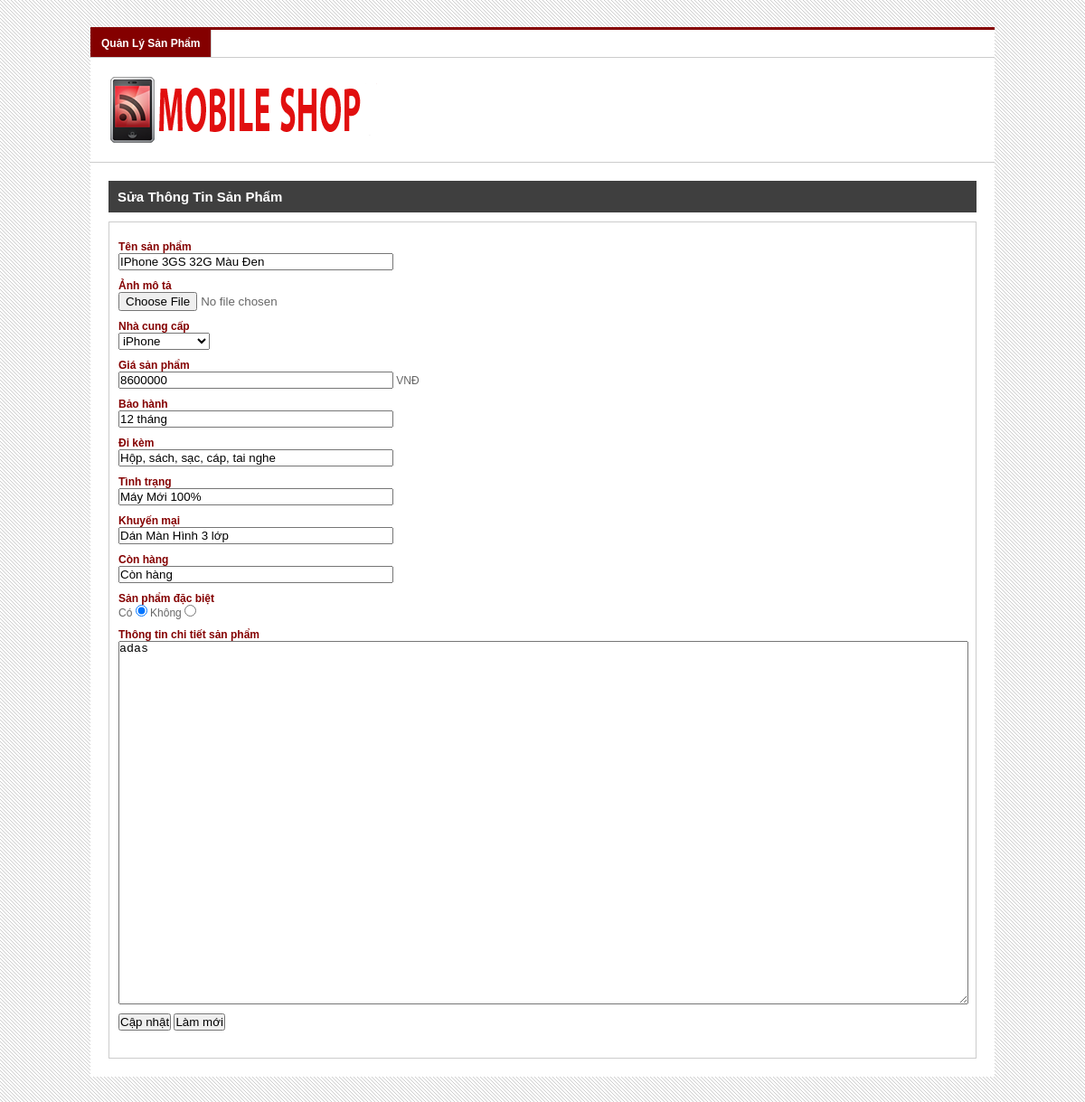
Screenshot of /quantri.php?page_layout=suasp&id_sp=1 (signed in) with the database file from the repository.
### tables this page shows
CREATE TABLE IF NOT EXISTS `sanpham` (
  `id_sp` int(10) NOT NULL,
  `id_dm` int(10) NOT NULL,
  `ten_sp` varchar(255) NOT NULL,
  `anh_sp` varchar(255) NOT NULL,
  `gia_sp` int(10) NOT NULL,
  `bao_hanh` varchar(255) NOT NULL,
  `phu_kien` varchar(255) NOT NULL,
  `tinh_trang` varchar(255) NOT NULL,
  `khuyen_mai` varchar(255) NOT NULL,
  `trang_thai` varchar(255) NOT NULL,
  `dac_biet` int(1) NOT NULL,
  `chi_tiet_sp` text NOT NULL
);

CREATE TABLE IF NOT EXISTS `dmsanpham` (
  `id_dm` int(10) NOT NULL,
  `ten_dm` varchar(255) NOT NULL
);

### suasp.php (the view, shortened to what this page needs)
<?php
$id_sp = $_GET['id_sp'];
$sql = "SELECT * FROM sanpham WHERE id_sp = $id_sp";
$query = mysql_query($sql);
$row = mysql_fetch_array($query);
$sqlDm = "SELECT * FROM dmsanpham";
$queryDm = mysql_query($sqlDm);
?>
<h2>sửa thông tin sản phẩm</h2>
<div id="main">
    <form method="post" enctype="multipart/form-data">
    <table id="add-prd" border="0" cellpadding="0" cellspacing="0">
        <tr>
            <td><label>Tên sản phẩm</label><br /><input type="text" name="ten_sp" value="<?php if(isset($_POST['ten_sp'])){echo $_POST['ten_sp'];}else{echo $row['ten_sp'];}?>" /> <?php if(isset($error_ten_sp)){echo $error_ten_sp;}?></td>
        </tr>
        <tr>
            <td><label>Ảnh mô tả</label><br /><input type="file" name="anh_sp" /> <input type="hidden" name="anh_sp" value="<?php echo $row['anh_sp'];?>" /></td>
        </tr>
        <tr>
            <td><label>Nhà cung cấp</label><br />
                <select name="id_dm">
                	<?php while($rowDm = mysql_fetch_array($queryDm)){?>
                    <option <?php if($rowDm['id_dm'] == $row['id_dm']){echo "selected='selected'";}?> value=<?php echo $rowDm['id_dm'];?>><?php echo $rowDm['ten_dm']?></option>
                    <?php }?>
                </select>
            </td>
        </tr>
        <tr>
            <td><label>Giá sản phẩm</label><br /><input type="text" name="gia_sp" value="<?php if(isset($_POST['gia_sp'])){echo $_POST['gia_sp'];}else{echo $row['gia_sp'];}?>" /> VNĐ <?php if(isset($error_gian_sp)){echo $error_gia_sp;}?></td>
        </tr>
        <tr>
            <td><label>Bảo hành</label><br /><input type="text" name="bao_hanh" value="<?php if(isset($_POST['bao_hanh'])){echo $_POST['bao_hanh'];}else{echo $row['bao_hanh'];}?>" /> <?php if(isset($error_bao_hanh)){echo $error_bao_hanh;}?></td>
        </tr>
        <tr>
            <td><label>Đi kèm</label><br /><input type="text" name="phu_kien" value="<?php if(isset($_POST['phu_kien'])){echo $_POST['phu_kien'];}else{echo $row['phu_kien'];}?>" /> <?php if(isset($error_phu_kien)){echo $error_phu_kien;}?></td>
        </tr>
        <tr>
            <td><label>Tình trạng</label><br /><input type="text" name="tinh_trang" value="<?php if(isset($_POST['tinh_trang'])){echo $_POST['tinh_trang'];}else{echo $row['tinh_trang'];}?>" /> <?php if(isset($error_tinh_trang)){echo $error_tinh_trang;}?></td>
        </tr>
        <tr>
            <td><label>Khuyến mại</label><br /><input type="text" name="khuyen_mai" value="<?php if(isset($_POST['khuyen_mai'])){echo $_POST['khuyen_mai'];}else{echo $row['khuyen_mai'];}?>" /> <?php if(isset($error_khuyen_mai)){echo $error_khuyen_mai;}?></td>
        </tr>
        <tr>
            <td><label>Còn hàng</label><br /><input type="text" name="trang_thai" value="<?php if(isset($_POST['trang_thai'])){echo $_POST['trang_thai'];}else{echo $row['trang_thai'];}?>" /> <?php if(isset($error_trang_thai)){echo $error_trang_thai;}?></td>
        </tr>
        <tr>
            <td><label>Sản phẩm đặc biệt</label><br />Có <input type="radio" name="dac_biet" value=1 <?php if($row['dac_biet'] == 1){echo "checked=checked";}?> /> Không <input type="radio" name="dac_biet" value=0 <?php if($row['dac_biet'] == 0){echo "checked=checked";}?> /></td>
        </tr>
        <tr>
            <td><label>Thông tin chi tiết sản phẩm</label><br />
			<?php
            $sBasePath = $_SERVER['PHP_SELF'] ;
            $sBasePath = substr( $sBasePath, 0, strpos( $sBasePath, "quantri.php" ) ) ;
            $sBasePath = $sBasePath."fckeditor/";
            $oFCKeditor = new FCKeditor('chi_tiet_sp') ;
            $oFCKeditor->BasePath = $sBasePath ;
            if(isset($_POST["chi_tiet_sp"])){
                $oFCKeditor->Value = $_POST["chi_tiet_sp"];
            }
            else{
                $oFCKeditor->Value = $row["chi_tiet_sp"];
            }
            $oFCKeditor->Create() ;
            ?>
             <?php if(isset($error_chi_tiet_sp)){echo $error_chi_tiet_sp;}?></td>
        </tr>
        <tr>
            <td><input type="submit" name="submit" value="Cập nhật" /> <input type="reset" name="reset" value="Làm mới" /></td>
        </tr>
    </table>
    </form>
</div>

### fckeditor/fckeditor_php5.php (shortened to what this page needs)
<?php
function FCKeditor_IsCompatibleBrowser()
{
	if ( isset( $_SERVER ) ) {
		$sAgent = $_SERVER['HTTP_USER_AGENT'] ;
	}
	if ( strpos($sAgent, 'MSIE') !== false && strpos($sAgent, 'mac') === false && strpos($sAgent, 'Opera') === false )
	{
		$iVersion = (float)substr($sAgent, strpos($sAgent, 'MSIE') + 5, 3) ;
		return ($iVersion >= 5.5) ;
	}
	else if ( strpos($sAgent, 'Gecko/') !== false )
	{
		$iVersion = (int)substr($sAgent, strpos($sAgent, 'Gecko/') + 6, 8) ;
		return ($iVersion >= 20030210) ;
	}
	else if ( strpos($sAgent, 'Opera/') !== false )
	{
		$fVersion = (float)substr($sAgent, strpos($sAgent, 'Opera/') + 6, 4) ;
		return ($fVersion >= 9.5) ;
	}
	else if ( preg_match( "|AppleWebKit/(\d+)|i", $sAgent, $matches ) )
	{
		$iVersion = $matches[1] ;
		return ( $matches[1] >= 522 ) ;
	}
	else
		return false ;
}
class FCKeditor
{
	public $InstanceName ;
	public $BasePath ;
	public $Width ;
	public $Height ;
	public $ToolbarSet ;
	public $Value ;
public function __construct( $instanceName )
{
	$this->InstanceName	= $instanceName ;
	$this->BasePath		= '/fckeditor/' ;
	$this->Width		= '100%' ;
	$this->Height		= '400' ;
	$this->ToolbarSet	= 'Default' ;
	$this->Value		= '' ;
}
	public function Create()
	{
		echo $this->CreateHtml() ;
	}
	public function CreateHtml()
	{
		$HtmlValue = htmlspecialchars( $this->Value ) ;
		$Html = '' ;
		if ( $this->IsCompatible() )
		{
			if ( isset( $_GET['fcksource'] ) && $_GET['fcksource'] == "true" )
				$File = 'fckeditor.original.html' ;
			else
				$File = 'fckeditor.html' ;
			$Link = "{$this->BasePath}editor/{$File}?InstanceName={$this->InstanceName}" ;
			if ( $this->ToolbarSet != '' )
				$Link .= "&amp;Toolbar={$this->ToolbarSet}" ;
			$Html .= "<input type=\"hidden\" id=\"{$this->InstanceName}\" name=\"{$this->InstanceName}\" value=\"{$HtmlValue}\" style=\"display:none\" />" ;
			$Html .= "<input type=\"hidden\" id=\"{$this->InstanceName}___Config\" value=\"" . $this->GetConfigFieldString() . "\" style=\"display:none\" />" ;
			$Html .= "<iframe id=\"{$this->InstanceName}___Frame\" src=\"{$Link}\" width=\"{$this->Width}\" height=\"{$this->Height}\" frameborder=\"0\" scrolling=\"no\"></iframe>" ;
		}
		else
		{
			if ( strpos( $this->Width, '%' ) === false )
				$WidthCSS = $this->Width . 'px' ;
			else
				$WidthCSS = $this->Width ;
			if ( strpos( $this->Height, '%' ) === false )
				$HeightCSS = $this->Height . 'px' ;
			else
				$HeightCSS = $this->Height ;
			$Html .= "<textarea name=\"{$this->InstanceName}\" rows=\"4\" cols=\"40\" style=\"width: {$WidthCSS}; height: {$HeightCSS}\">{$HtmlValue}</textarea>" ;
		}
		return $Html ;
	}
	public function IsCompatible()
	{
		return FCKeditor_IsCompatibleBrowser() ;
	}
}

### css/quantri.css (style rules this page uses)
* { margin:0px; padding:0px; }
body { font-family:Verdana, Geneva, sans-serif; font-size:12px; color:#666; background:url(../anh/bg.gif) top left repeat; }
#body h2 { width:940px; height:35px; line-height:35px; font-family:Verdana, Geneva, sans-serif; font-size:15px; font-weight:bold; color:#FFF; text-transform:capitalize; background:#3F3F3F; padding:0px 10px; }
#main { width:938px; height:auto; border:1px solid #CCC; padding:20px 10px; margin-top:10px; }

### css/suasp.css (style rules this page uses)
table#add-prd { width:938px; height:auto; }
table#add-prd tr td { padding-bottom:10px; }
table#add-prd tr td label { font-weight:bold; color:#840000; }
table#add-prd tr td input[type="text"] { width:300px; }

### rows the page displays
sanpham: ten_sp "IPhone 3GS 32G Màu Đen", id_dm "iPhone", gia_sp "8600000", bao_hanh "12 tháng", phu_kien "Hộp, sách, sạc, cáp, tai nghe", tinh_trang "Máy Mới 100%", khuyen_mai "Dán Màn Hình 3 lớp", trang_thai "Còn hàng", dac_biet "☑", chi_tiet_sp "adas"
